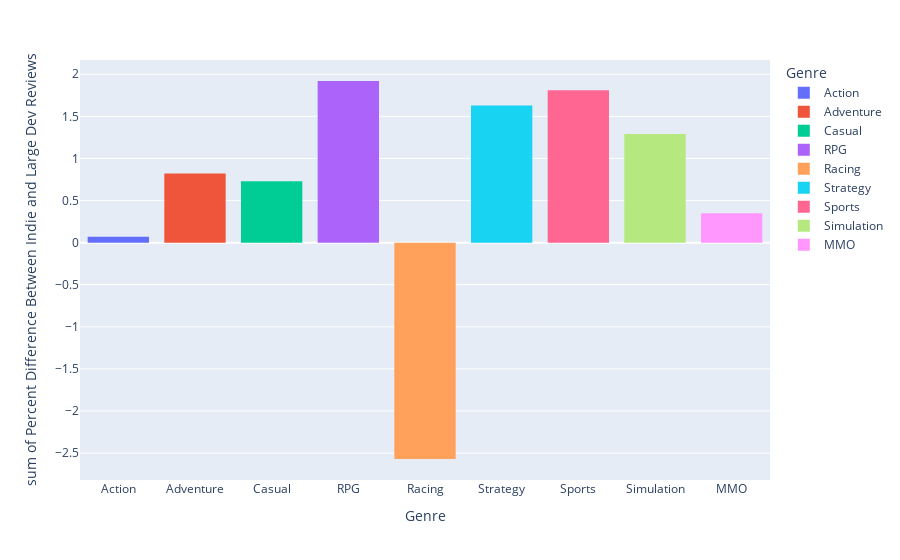

Source (notebook cell):
### Code cell
Diff_data = {'Genre': Genre_list, 'Percent Difference Between Indie and Large Dev Reviews': Diff_list}
Diff_df = pd.DataFrame(Diff_data)
Diff_hist = px.histogram(Diff_df, x='Genre', y='Percent Difference Between Indie and Large Dev Reviews', color='Genre')
Diff_hist.show()
print("The Average Percent Change in Score between games made by Indie and \nLarge Developers per genre on the Steam Store are as follows: \n \n Action: {} \n Adventure: {} \n Casual: {} \n RPG: {} \n Racing: {} \n Strategy: {} \n Sports: {} \n Simulation: {} \n MMO: {}".format(Diff_Action, Diff_Adventure, Diff_Casual, Diff_RPG, Diff_Racing, Diff_Strategy, Diff_Sports, Diff_Simulation, Diff_MMO))

### Figure 1 — Plotly figure (JSON) as saved in the notebook; plotly's stock layout.template omitted (floating-point values rounded to 4 significant figures)
{"data": [{"alignmentgroup": "True", "bingroup": "x", "histfunc": "sum", "hovertemplate": "Genre=%{x}<br>sum of Percent Difference Between Indie and Large Dev Reviews=%{y}<extra></extra>", "legendgroup": "Action", "marker": {"color": "#636efa", "pattern": {"shape": ""}}, "name": "Action", "offsetgroup": "Action", "orientation": "v", "showlegend": true, "type": "histogram", "x": ["Action"], "xaxis": "x", "y": [0.07], "yaxis": "y"}, {"alignmentgroup": "True", "bingroup": "x", "histfunc": "sum", "hovertemplate": "Genre=%{x}<br>sum of Percent Difference Between Indie and Large Dev Reviews=%{y}<extra></extra>", "legendgroup": "Adventure", "marker": {"color": "#EF553B", "pattern": {"shape": ""}}, "name": "Adventure", "offsetgroup": "Adventure", "orientation": "v", "showlegend": true, "type": "histogram", "x": ["Adventure"], "xaxis": "x", "y": [0.82], "yaxis": "y"}, {"alignmentgroup": "True", "bingroup": "x", "histfunc": "sum", "hovertemplate": "Genre=%{x}<br>sum of Percent Difference Between Indie and Large Dev Reviews=%{y}<extra></extra>", "legendgroup": "Casual", "marker": {"color": "#00cc96", "pattern": {"shape": ""}}, "name": "Casual", "offsetgroup": "Casual", "orientation": "v", "showlegend": true, "type": "histogram", "x": ["Casual"], "xaxis": "x", "y": [0.73], "yaxis": "y"}, {"alignmentgroup": "True", "bingroup": "x", "histfunc": "sum", "hovertemplate": "Genre=%{x}<br>sum of Percent Difference Between Indie and Large Dev Reviews=%{y}<extra></extra>", "legendgroup": "RPG", "marker": {"color": "#ab63fa", "pattern": {"shape": ""}}, "name": "RPG", "offsetgroup": "RPG", "orientation": "v", "showlegend": true, "type": "histogram", "x": ["RPG"], "xaxis": "x", "y": [1.92], "yaxis": "y"}, {"alignmentgroup": "True", "bingroup": "x", "histfunc": "sum", "hovertemplate": "Genre=%{x}<br>sum of Percent Difference Between Indie and Large Dev Reviews=%{y}<extra></extra>", "legendgroup": "Racing", "marker": {"color": "#FFA15A", "pattern": {"shape": ""}}, "name": "Racing", "offsetgroup": "Racing", "orientation": "v", "showlegend": true, "type": "histogram", "x": ["Racing"], "xaxis": "x", "y": [-2.57], "yaxis": "y"}, {"alignmentgroup": "True", "bingroup": "x", "histfunc": "sum", "hovertemplate": "Genre=%{x}<br>sum of Percent Difference Between Indie and Large Dev Reviews=%{y}<extra></extra>", "legendgroup": "Strategy", "marker": {"color": "#19d3f3", "pattern": {"shape": ""}}, "name": "Strategy", "offsetgroup": "Strategy", "orientation": "v", "showlegend": true, "type": "histogram", "x": ["Strategy"], "xaxis": "x", "y": [1.63], "yaxis": "y"}, {"alignmentgroup": "True", "bingroup": "x", "histfunc": "sum", "hovertemplate": "Genre=%{x}<br>sum of Percent Difference Between Indie and Large Dev Reviews=%{y}<extra></extra>", "legendgroup": "Sports", "marker": {"color": "#FF6692", "pattern": {"shape": ""}}, "name": "Sports", "offsetgroup": "Sports", "orientation": "v", "showlegend": true, "type": "histogram", "x": ["Sports"], "xaxis": "x", "y": [1.81], "yaxis": "y"}, {"alignmentgroup": "True", "bingroup": "x", "histfunc": "sum", "hovertemplate": "Genre=%{x}<br>sum of Percent Difference Between Indie and Large Dev Reviews=%{y}<extra></extra>", "legendgroup": "Simulation", "marker": {"color": "#B6E880", "pattern": {"shape": ""}}, "name": "Simulation", "offsetgroup": "Simulation", "orientation": "v", "showlegend": true, "type": "histogram", "x": ["Simulation"], "xaxis": "x", "y": [1.29], "yaxis": "y"}, {"alignmentgroup": "True", "bingroup": "x", "histfunc": "sum", "hovertemplate": "Genre=%{x}<br>sum of Percent Difference Between Indie and Large Dev Reviews=%{y}<extra></extra>", "legendgroup": "MMO", "marker": {"color": "#FF97FF", "pattern": {"shape": ""}}, "name": "MMO", "offsetgroup": "MMO", "orientation": "v", "showlegend": true, "type": "histogram", "x": ["MMO"], "xaxis": "x", "y": [0.35], "yaxis": "y"}], "layout": {"barmode": "relative", "legend": {"title": {"text": "Genre"}, "tracegroupgap": 0}, "margin": {"t": 60}, "xaxis": {"anchor": "y", "categoryarray": ["Action", "Adventure", "Casual", "RPG", "Racing", "Strategy", "Sports", "Simulation", "MMO"], "categoryorder": "array", "domain": [0, 1], "title": {"text": "Genre"}}, "yaxis": {"anchor": "x", "domain": [0, 1], "title": {"text": "sum of Percent Difference Between Indie and Large Dev Reviews"}}}}
